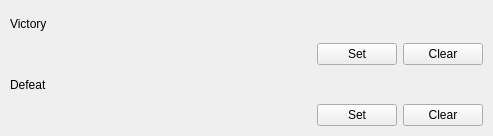
<?xml version="1.0" encoding="UTF-8"?>
<ui version="4.0">
 <class>MainWindow</class>
 <widget class="QMainWindow" name="MainWindow">
  <property name="geometry">
   <rect>
    <x>0</x>
    <y>0</y>
    <width>493</width>
    <height>136</height>
   </rect>
  </property>
  <property name="windowTitle">
   <string>Sound of Victory</string>
  </property>
  <widget class="QWidget" name="centralwidget">
   <layout class="QHBoxLayout" name="horizontalLayout_3">
    <property name="leftMargin">
     <number>10</number>
    </property>
    <property name="topMargin">
     <number>10</number>
    </property>
    <property name="rightMargin">
     <number>10</number>
    </property>
    <property name="bottomMargin">
     <number>10</number>
    </property>
    <item>
     <layout class="QVBoxLayout" name="verticalLayout">
      <item>
       <widget class="QLabel" name="label">
        <property name="text">
         <string>Victory</string>
        </property>
       </widget>
      </item>
      <item>
       <layout class="QHBoxLayout" name="horizontalLayout" stretch="1,0,0">
        <item>
         <widget class="QLabel" name="victoryLabel">
          <property name="text">
           <string/>
          </property>
         </widget>
        </item>
        <item>
         <widget class="QPushButton" name="victorySet">
          <property name="text">
           <string>Set</string>
          </property>
         </widget>
        </item>
        <item>
         <widget class="QPushButton" name="victoryClear">
          <property name="text">
           <string>Clear</string>
          </property>
         </widget>
        </item>
       </layout>
      </item>
      <item>
       <widget class="QLabel" name="label_2">
        <property name="text">
         <string>Defeat</string>
        </property>
       </widget>
      </item>
      <item>
       <layout class="QHBoxLayout" name="horizontalLayout_2" stretch="1,0,0">
        <item>
         <widget class="QLabel" name="defeatLabel">
          <property name="text">
           <string/>
          </property>
         </widget>
        </item>
        <item>
         <widget class="QPushButton" name="defeatSet">
          <property name="text">
           <string>Set</string>
          </property>
         </widget>
        </item>
        <item>
         <widget class="QPushButton" name="defeatClear">
          <property name="text">
           <string>Clear</string>
          </property>
         </widget>
        </item>
       </layout>
      </item>
     </layout>
    </item>
   </layout>
  </widget>
 </widget>
 <resources/>
 <connections/>
</ui>
